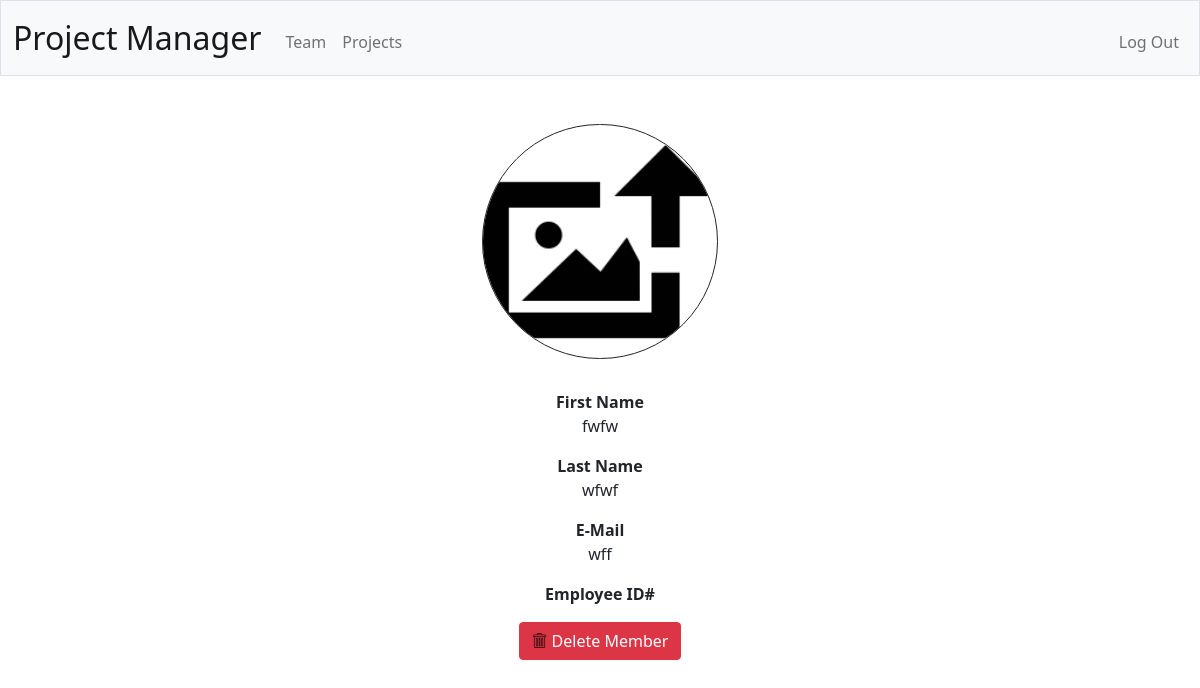
Page /viewmember?id=3 (signed in) on the committed database.
### tables this page shows
CREATE TABLE person (id INTEGER PRIMARY KEY AUTOINCREMENT NOT NULL,
first_name TEXT NOT NULL,
last_name TEXT NOT NULL,
email TEXT NOT NULL,
employee_id TEXT,
owner INTEGER,
FOREIGN KEY(owner) REFERENCES users(id));

### app.py (the view)
@app.route("/viewmember", methods=["GET", "POST"])
@login_required
def view_member():
    if request.method == "POST":
        user_id = request.form.get("delete")
        filename = f"{user_id}.jpg"
        cur.execute("""DELETE FROM person
                    WHERE id = ?
                    AND owner = ?""",
                    [user_id,
                     session['user_id']])
        con.commit()
        if os.path.exists(os.path.join(UPLOAD_FOLDER, filename)):
            os.remove(os.path.join(UPLOAD_FOLDER, filename))
        flash("Team Member Removed")
        return redirect("/team")
    else:
        user_id = request.args.get("id")
        filename = f"uploads/{user_id}.jpg"
        command = cur.execute("""SELECT * FROM person
                              WHERE owner = ?
                              AND id = ?""",
                              [session["user_id"],
                               user_id])
        employee = cur_to_dict_person(command)
        if len(employee) == 0:
            abort(403)
        return render_template("view_member.html", p=employee[0], pfp=filename)

### app.py (called while the page is built)
def cur_to_dict_person(x):
    team = []
    for m in x:
            if os.path.exists(os.path.join(UPLOAD_FOLDER, f"{m[0]}.jpg")):
                pfp = os.path.join("/static/uploads", f"{m[0]}.jpg")
            else:
                pfp = os.path.join("/static", "upload_image.png")
            team.append(
                {
                    "id": m[0],
                    "first_name": m[1],
                    "last_name": m[2],
                    "email": m[3],
                    "employee_id": m[4],
                    "pfp": pfp
                }
            )
    return team

@app.after_request
def after_request(response):
    response.headers["Cache-Control"] = "no-cache, no-store, must-revalidate"
    response.headers["Expires"] = 0
    response.headers["Pragma"] = "no-cache"
    return response

def login_required(f):
    @wraps(f)
    def decorated_function(*args, **kwargs):
        if session.get("user_id") is None:
            return redirect("/login")
        return f(*args, **kwargs)
    return decorated_function

### templates/view_member.html (shortened to what this page needs)
{% extends "layout.html" %}
{% block main %}
	<form action="/viewmember", method="post">
		<div class="mb-3" style="width:50%; margin:auto; height:50%">
			<img src="{{p['pfp']}}" id="upload_img" class="rounded-circle border border-dark">
		</div>
		<div class="mb-3">
			<label for="firstname"><strong>First Name</strong></label>
			<p style="word-break: break-all">{{p["first_name"]}}</p>
		</div>
		<div class="mb-3">
			<label for="lastname"><strong>Last Name</strong></label>
			<p style="word-break: break-all">{{p["last_name"]}}</p>
		</div>
		<div class="mb-3">
			<label for="email"><strong>E-Mail</strong></label>
			<p style="word-break: break-all">{{p["email"]}}</p>
		</div>
		<div class="mb-3">
			<label for="idnum"><strong>Employee ID#</strong></label>
		</div>
		<button class="btn btn-danger" name="delete" type="submit" value="{{p['id']}}"><img src="/static/trash.png" class="button_img">Delete Member</button>
	</form>
{% endblock %}

### static/styles.css (style rules this page uses)
.button_img { width: 20px; height: 20px; padding-bottom: 5px; padding-right: 5px; }
#upload_img { width: 40%; min-width: 70px; margin-bottom: 15px; }

### rows in the picture
person: first_name "fwfw", last_name "wfwf", email "wff"
